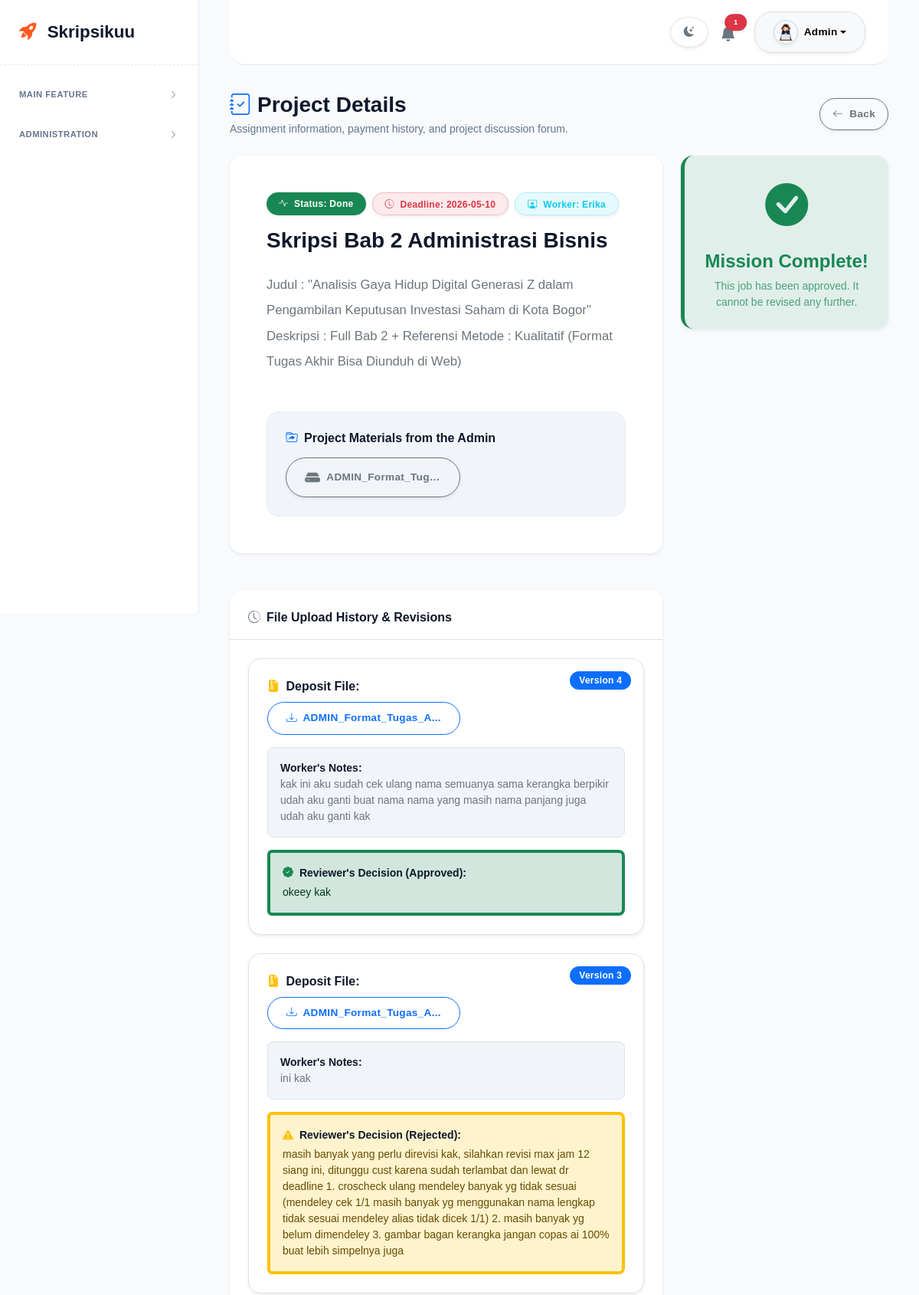
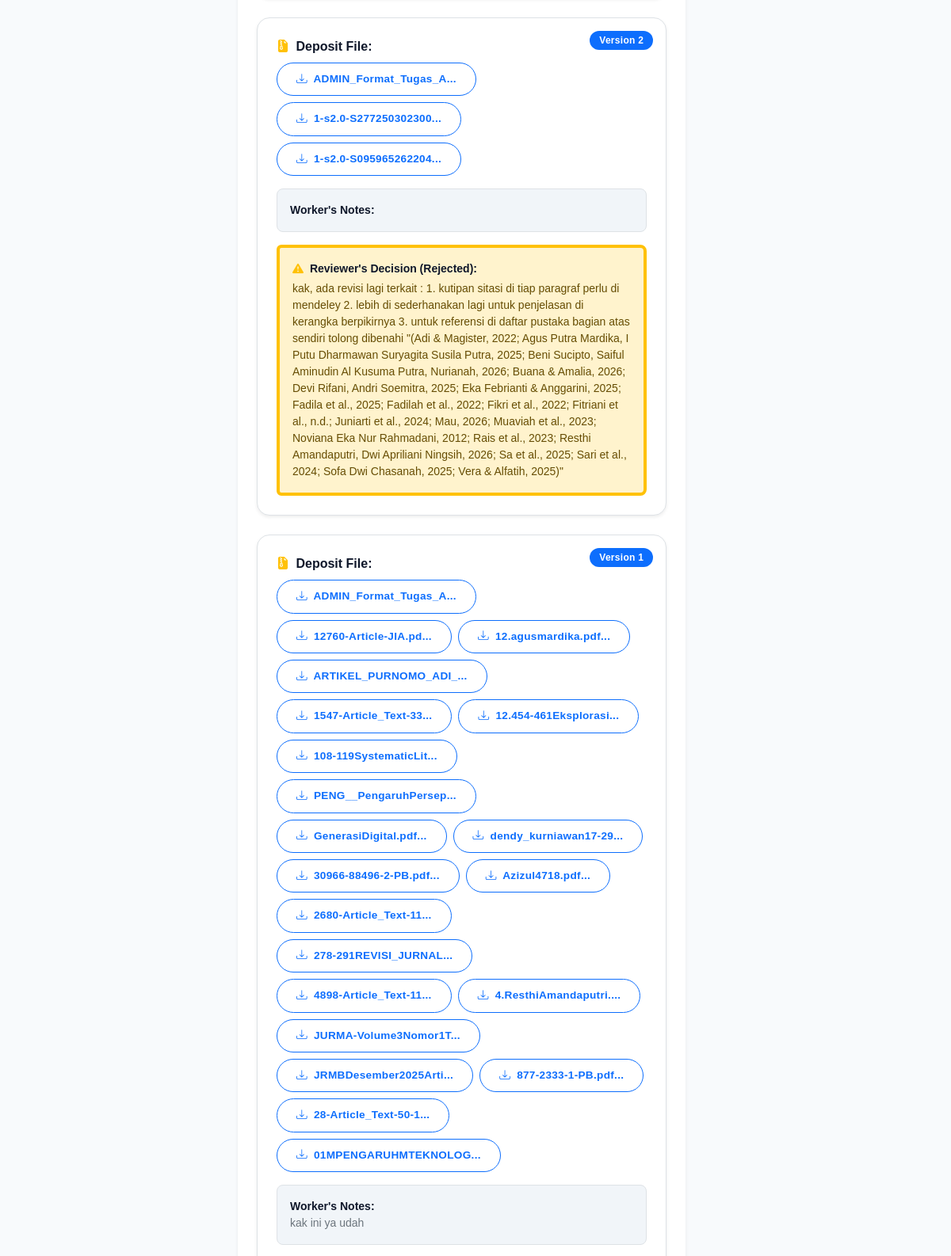
The app's page /tugas/7 (signed in, upper part) with its own data (2 pictures, top to bottom).
### tables this page shows
CREATE TABLE tugas (
            id INTEGER PRIMARY KEY AUTOINCREMENT,
            judul_tugas TEXT NOT NULL,
            deskripsi TEXT,
            deadline DATE,
            status TEXT CHECK(status IN ('To-Do', 'In Progress', 'Ready for Review', 'Revision Needed', 'Done')) DEFAULT 'To-Do',
            harga_klien REAL DEFAULT 0,
            fee_tim REAL DEFAULT 0,
            member_id INTEGER,
            reviewer_id INTEGER, file_admin TEXT, fee_admin INTEGER DEFAULT 0,
            FOREIGN KEY (member_id) REFERENCES users (id),
            FOREIGN KEY (reviewer_id) REFERENCES users (id)
        );

CREATE TABLE users (
            id INTEGER PRIMARY KEY AUTOINCREMENT,
            username TEXT UNIQUE NOT NULL,
            password TEXT NOT NULL,
            nama_lengkap TEXT NOT NULL,
            role TEXT CHECK(role IN ('admin', 'reviewer', 'member')) NOT NULL
        , foto TEXT);

CREATE TABLE submissions (
            id INTEGER PRIMARY KEY AUTOINCREMENT,
            tugas_id INTEGER NOT NULL,
            file_path TEXT NOT NULL,
            versi INTEGER NOT NULL,
            catatan_member TEXT,
            uploaded_at TIMESTAMP DEFAULT CURRENT_TIMESTAMP,
            FOREIGN KEY (tugas_id) REFERENCES tugas (id)
        );

CREATE TABLE reviews (
            id INTEGER PRIMARY KEY AUTOINCREMENT,
            submission_id INTEGER NOT NULL,
            komentar TEXT,
            hasil TEXT CHECK(hasil IN ('Approved', 'Rejected')) NOT NULL,
            created_at TIMESTAMP DEFAULT CURRENT_TIMESTAMP,
            FOREIGN KEY (submission_id) REFERENCES submissions (id)
        );

### rute_web.py (the view, shortened to what this page needs)
    @app.route('/tugas/<int:id>', methods=['GET', 'POST'])
    def detail_tugas(id):
        if 'loggedin' not in session: return redirect(url_for('login'))
        conn = get_db_connection()
        tugas = conn.execute('''
            SELECT t.*, m.nama_lengkap AS nama_member, r.nama_lengkap AS nama_reviewer
            FROM tugas t
            LEFT JOIN users m ON t.member_id = m.id
            LEFT JOIN users r ON t.reviewer_id = r.id
            WHERE t.id = ?
        ''', (id,)).fetchone()
        submissions = conn.execute('SELECT * FROM submissions WHERE tugas_id = ? ORDER BY versi DESC', (id,)).fetchall()
        reviews = conn.execute('''
            SELECT r.*, s.versi FROM reviews r
            JOIN submissions s ON r.submission_id = s.id
            WHERE s.tugas_id = ? ORDER BY r.created_at DESC
        ''', (id,)).fetchall()
        diskusi = conn.execute('''
            SELECT d.*, u.nama_lengkap, u.role, datetime(d.waktu, '+7 hours') as waktu_indo
            FROM diskusi d
            JOIN users u ON d.user_id = u.id
            WHERE d.tugas_id = ?
            ORDER BY d.waktu ASC
        ''', (id,)).fetchall()
        conn.close()
        return render_template('detail_tugas.html', tugas=tugas, submissions=submissions, reviews=reviews, diskusi=diskusi)

### app.py (called while the page is built)
def load_blacklist():
    if os.path.exists(FILE_BLACKLIST):
        with open(FILE_BLACKLIST, 'r') as f:
            try: return json.load(f)
            except: return []
    return []

@app.before_request
def bouncer_security():
    raw_ip = request.headers.get('X-Forwarded-For', request.remote_addr)
    ip = raw_ip.split(',')[0].strip() if raw_ip else '0.0.0.0'
    blacklist_dinamis = load_blacklist()
    if ip in BLOCKED_IPS or ip in blacklist_dinamis:
        abort(403)
    ua = request.headers.get('User-Agent', '')
    if any(bot in ua for bot in BLOCKED_UAS):
        abort(403)

@app.after_request
def izinkan_cors(response):
    domain_aman = [
        'https://skripsikuu.pythonanywhere.com',  # Web Skripsikuu sendiri
        'https://itarya.pythonanywhere.com',      # Web Monitoring lu
        'http://localhost:5000',                  # Buat lu testing di komputer lokal
        'http://127.0.0.1:5000'
    ]
    origin_masuk = request.headers.get('Origin')
    if origin_masuk in domain_aman:
        response.headers['Access-Control-Allow-Origin'] = origin_masuk
    response.headers['Access-Control-Allow-Headers'] = 'Content-Type,Authorization'
    return response

### mesin_db.py (called while the page is built)
def get_db_connection():
    db_path = os.path.join(BASE_DIR, 'dashboard_tugas.db')
    conn = sqlite3.connect(db_path, timeout=15)
    conn.row_factory = sqlite3.Row
    return conn

### templates/detail_tugas.html (shortened to what this page needs)
{% extends "base.html" %}
{% block content %}
<div class="d-flex justify-content-between align-items-center mb-4 mt-3">
    <div>
        <h3 class="fw-bolder text-dark mb-1">
            <i class="bi bi-journal-check text-primary me-2"></i>Project Details
        </h3>
        <p class="text-muted small mb-0">Assignment information, payment history, and project discussion forum.</p>
    </div>
    <a href="/daftar_tugas" class="btn btn-outline-secondary btn-sm shadow-sm fw-bold px-3 rounded-pill">
        <i class="bi bi-arrow-left me-1"></i> Back
    </a>
</div>
<div class="row">
    <div class="col-lg-8 mb-4">
        <div class="card shadow-sm border-0 rounded-4 overflow-hidden mb-5" data-aos="fade-up" data-aos-delay="150">
            <div class="card-body p-4 p-md-5">
                <div class="d-flex gap-2 mb-3 flex-wrap">
                    <span class="badge py-2 px-3 fw-bold rounded-pill shadow-sm
                        {% if tugas['status'] == 'To-Do' %}bg-secondary
                        {% elif tugas['status'] == 'In Progress' %}bg-primary
                        {% elif tugas['status'] == 'Revision Needed' %}bg-warning text-dark
                        {% else %}bg-success{% endif %}">
                        <i class="bi bi-activity me-1"></i> Status: {{ tugas['status'] }}
                    </span>
                    <span class="badge bg-danger bg-opacity-10 text-danger border border-danger border-opacity-25 py-2 px-3 fw-bold rounded-pill shadow-sm">
                        <i class="bi bi-clock-history me-1"></i> Deadline: {{ tugas['deadline'] }}
                    </span>
                    <span class="badge bg-info bg-opacity-10 text-info border border-info border-opacity-25 py-2 px-3 fw-bold rounded-pill shadow-sm">
                        <i class="bi bi-person-workspace me-1"></i> Worker: {% if tugas['nama_member'] %} {{ tugas['nama_member'] }} {% else %} Not available yet 🔥 {% endif %}
                    </span>
                </div>
                <h3 class="text-dark fw-bolder mb-4">{{ tugas['judul_tugas'] }}</h3>
                <div class="text-secondary mb-5 lh-lg" style="font-size: 1.05rem;">
                    {{ tugas['deskripsi'] }}
                </div>
                <div class="bg-light p-4 rounded-4 border border-light-subtle">
                    <h6 class="fw-bolder text-dark mb-3">
                        <i class="bi bi-folder-symlink text-primary me-2"></i>Project Materials from the Admin
                    </h6>
                    {% if tugas.file_admin %}
                        <div class="d-flex flex-wrap gap-2">
                            {% set daftar_file = tugas.file_admin.split(',') %}
                            {% for file in daftar_file %}
                                {% if file.startswith('http') %}
                                    <a href="{{ file }}" target="_blank" class="btn btn-outline-primary btn-sm rounded-pill fw-bold shadow-sm d-inline-flex align-items-center">
                                        <i class="bi bi-cloud-arrow-down-fill me-2 fs-5"></i>
                                        <span class="text-truncate" style="max-width: 150px;">{{ file.split('/')[-1] }}</span>
                                    </a>
                                {% else %}
                                    <a href="{{ url_for('download_file', filename=file) }}" class="btn btn-outline-secondary btn-sm rounded-pill fw-bold shadow-sm d-inline-flex align-items-center">
                                        <i class="bi bi-hdd-fill me-2 fs-5"></i>
                                        <span class="text-truncate" style="max-width: 150px;">{{ file }}</span>
                                    </a>
                                {% endif %}
                            {% endfor %}
                        </div>
                    {% else %}
                        <p class="text-muted small mb-0 fst-italic">The admin did not attach any files.</p>
                    {% endif %}
                </div>
            </div>
        </div>
        <div class="card shadow-sm border-0 rounded-4 mb-4">
            <div class="card-header bg-white fw-bold border-bottom pt-4 pb-3 px-4 rounded-top-4">
                <i class="bi bi-clock-history text-secondary me-2"></i>File Upload History & Revisions
            </div>
            <div class="card-body p-4">
                {% for s in submissions %}
                    <div class="border rounded-4 p-4 mb-4 bg-white shadow-sm position-relative">
                        <span class="position-absolute top-0 end-0 badge bg-primary m-3 rounded-pill">Version {{ s['versi'] }}</span>
                        <div class="mb-3">
                            <strong class="d-block mb-2 text-dark"><i class="bi bi-file-earmark-zip-fill text-warning me-1"></i> Deposit File:</strong>
                            <div class="d-flex flex-wrap gap-2">
                                {% set daftar_file_tugas = s['file_path'].split(',') %}
                                {% for nama_file in daftar_file_tugas %}
                                    {% if nama_file.startswith('http') %}
                                        <a href="{{ nama_file }}" target="_blank" class="btn btn-primary btn-sm rounded-pill shadow-sm fw-bold">
                                            <i class="bi bi-cloud-download me-1"></i> {{ nama_file.split('/')[-1][:20] }}...
                                        </a>
                                    {% else %}
                                        <a href="{{ url_for('download_file', filename=nama_file) }}" class="btn btn-outline-primary btn-sm rounded-pill fw-bold">
                                            <i class="bi bi-download me-1"></i> {{ nama_file[:20] }}...
                                        </a>
                                    {% endif %}
                                {% endfor %}
                            </div>
                        </div>
                        <div class="p-3 bg-light rounded-3 small text-secondary mb-3 border">
                            <strong class="text-dark">Worker's Notes:</strong><br>
                            {{ s['catatan_member'] }}
                        </div>
                        {% for r in reviews %}
                            {% if r['submission_id'] == s['id'] %}
                                <div class="alert {% if r['hasil'] == 'Approved' %}alert-success border-success{% else %}alert-warning border-warning{% endif %} p-3 small mb-0 bg-opacity-10 border-start border-4 rounded-end-3">
                                    <strong class="d-block mb-1 text-dark">
                                        {% if r['hasil'] == 'Approved' %}<i class="bi bi-patch-check-fill text-success me-1"></i>{% else %}<i class="bi bi-exclamation-triangle-fill text-warning me-1"></i>{% endif %}
                                        Reviewer's Decision ({{ r['hasil'] }}):
                                    </strong>
                                    {{ r['komentar'] }}
                                </div>
                            {% endif %}
                        {% endfor %}
                    </div>
                {% else %}
                    <div class="text-center p-5">
                        <i class="bi bi-inbox fs-1 text-muted opacity-25 mb-3 d-block"></i>
                        <p class="text-muted mb-0">No job files have been submitted to the system yet.</p>
                    </div>
                {% endfor %}
            </div>
        </div>
    </div>
    <div class="col-lg-4">
        {% if tugas['status'] == 'Done' %}
            <div class="card shadow-sm border-0 rounded-4 bg-success bg-opacity-10 border-start border-success border-5 text-center p-4 mb-4">
                <i class="bi bi-check-circle-fill text-success mb-3" style="font-size: 3.5rem;"></i>
                <h4 class="fw-bolder text-success mb-2">Mission Complete!</h4>
                <p class="small text-success text-opacity-75 mb-0 fw-medium">This job has been approved. It cannot be revised any further.</p>
            </div>
        {% endif %}
    </div>
</div>
{% endblock %}

### static/style.css (style rules this page uses)
:root { --bg-canvas: #f8fafc; --bg-card: #ffffff; --bg-sidebar: #ffffff; --bg-header: #ffffff; --text-utama: #0f172a; --text-muted: #64748b; --text-nav-inactive: #475569; --border-kaca: #e2e8f0; --bg-light-box: #f1f5f9; --shadow-spectra: 0 4px 20px rgba(15, 23, 42, 0.03); }
body { font-family: 'Plus Jakarta Sans', sans-serif; background-color: var(--bg-canvas); color: var(--text-utama); overflow-x: hidden; transition: background-color 0.3s ease, color 0.3s ease; position: relative; -webkit-font-smoothing: antialiased; -moz-osx-font-smoothing: grayscale; font-weight: 400; }
.text-dark { color: var(--text-utama) !important; }
.text-muted { color: var(--text-muted) !important; }
.bg-light { background-color: var(--bg-light-box) !important; }
.card { border: 1px solid var(--border-kaca); background: var(--bg-card); color: var(--text-utama); border-radius: 16px; box-shadow: var(--shadow-spectra); transition: transform 0.3s ease, box-shadow 0.3s ease, border-color 0.3s ease; }
.card-header { background-color: transparent; border-bottom: 1px solid var(--border-kaca); }
.btn { border-radius: 24px; font-weight: 500; font-size: 0.85rem; padding: 10px 24px; letter-spacing: 0.3px; transition: all 0.2s ease-in-out; }
.badge { border-radius: 8px; padding: 6px 12px; font-weight: 600; letter-spacing: 0.3px; }

### records on screen
tugas: status "Done", deadline "2026-05-10", judul_tugas "Skripsi Bab 2 Administrasi Bisnis", deskripsi "Judul : \"Analisis Gaya Hidup Digital Generasi Z dalam Pengambilan Keputusan Investasi Saham di Kota Bogor\" Deskripsi : Full Bab 2 + Referensi Metode : Kualitatif (Format Tugas Akhir Bisa Diunduh di Web)", file_admin "ADMIN_Format_Tug…"
users: nama_member "Erika"
submissions: versi "4", file_path "ADMIN_Format_Tugas_A", catatan_member "kak ini aku sudah cek ulang nama semuanya sama kerangka berpikir udah aku ganti buat nama nama yang masih nama panjang juga udah aku ganti kak"
reviews: hasil "Approved", komentar "okeey kak"
submissions: versi "3", file_path "ADMIN_Format_Tugas_A", catatan_member "ini kak"
reviews: hasil "Rejected", komentar "masih banyak yang perlu direvisi kak, silahkan revisi max jam 12 siang ini, ditunggu cust karena sudah terlambat dan lewat dr deadline 1. croscheck ulang mendeley banyak yg tidak sesuai (mendeley cek 1/1 masih banyak yg menggunakan nama lengkap tidak sesuai mendeley alias tidak dicek 1/1) 2. masih banyak yg belum dimendeley 3. gambar bagan kerangka jangan copas ai 100% buat lebih simpelnya juga"
submissions: versi "2", nama_file "ADMIN_Format_Tugas_A" "1-s2.0-S277250302300" "1-s2.0-S095965262204"
reviews: hasil "Rejected", komentar "kak, ada revisi lagi terkait : 1. kutipan sitasi di tiap paragraf perlu di mendeley 2. lebih di sederhanakan lagi untuk penjelasan di kerangka berpikirnya 3. untuk referensi di daftar pustaka bagian atas sendiri tolong dibenahi \"(Adi & Magister, 2022; Agus Putra Mardika, I Putu Dharmawan Suryagita Susila Putra, 2025; Beni Sucipto, Saiful Aminudin Al Kusuma Putra, Nurianah, 2026; Buana & Amalia, 2026; Devi Rifani, Andri Soemitra, 2025; Eka Febrianti & Anggarini, 2025; Fadila et al., 2025; Fadilah et al., 2022; Fikri et al., 2022; Fitriani et al., n.d.; Juniarti et al., 2024; Mau, 2026; Muaviah et al., 2023; Noviana Eka Nur Rahmadani, 2012; Rais et al., 2023; Resthi Amandaputri, Dwi Apriliani…"
submissions: versi "1", nama_file "ADMIN_Format_Tugas_A" "12760-Article-JIA.pd" "12.agusmardika.pdf" "ARTIKEL_PURNOMO_ADI_" "1547-Article_Text-33" "12.454-461Eksplorasi" "108-119SystematicLit" "PENG__PengaruhPersep" "GenerasiDigital.pdf" "dendy_kurniawan17-29" "30966-88496-2-PB.pdf" "Azizul4718.pdf" "2680-Article_Text-11" "278-291REVISI_JURNAL" "4898-Article_Text-11" "4.ResthiAmandaputri." "JURMA-Volume3Nomor1T" "JRMBDesember2025Arti" "877-2333-1-PB.pdf" "28-Article_Text-50-1" "01MPENGARUHMTEKNOLOG", catatan_member "kak ini ya udah"

### other values on screen
{{ notif_count }} "1"
{{ session['nama_lengkap'] }} "Admin"
